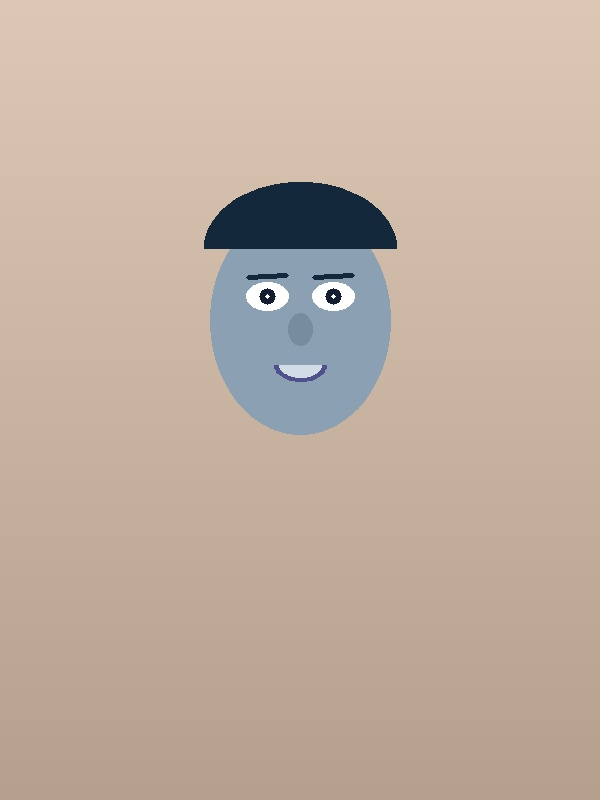
#> input picture your_photos/wedding_001_sharp.jpg, 600 x 800 px
$ python -i horizon.py   (imports and definitions only)
#> lines starting #> are read from the running program, lines starting #| are printed output that depends on the picture; after the words box and inside, x2 and y2 are one past the last pixel; in counts of white or black regions, pixels touching at a corner belong together
import cv2
import numpy as np


def detect_horizon_angle(image_path: str) -> dict:
#> called with image_path = '../../your_photos/wedding_001_sharp.jpg'
    img = cv2.imread(image_path, cv2.IMREAD_GRAYSCALE)
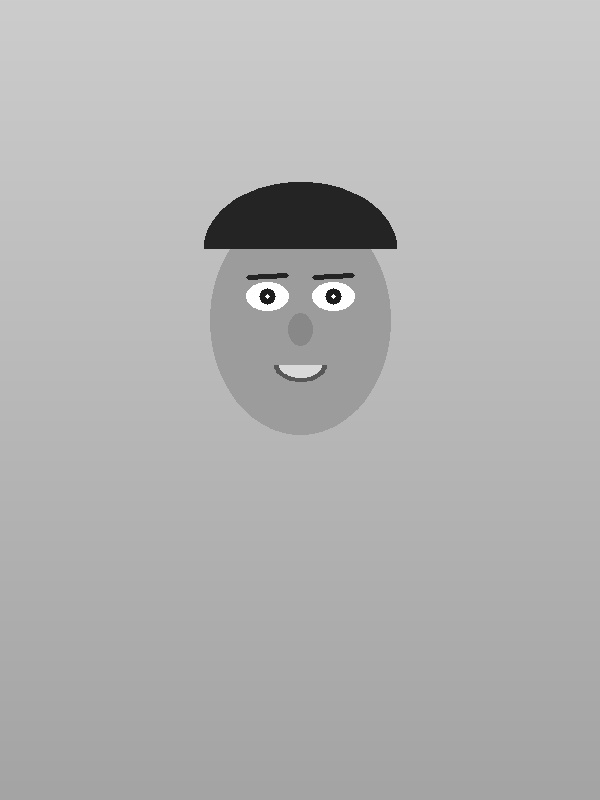
#> img: shape (800, 600); min 23, max 255, mean 178.5
    if img is None:
        return {"angle": 0.0, "needs_correction": False}
    edges = cv2.Canny(img, 50, 150)
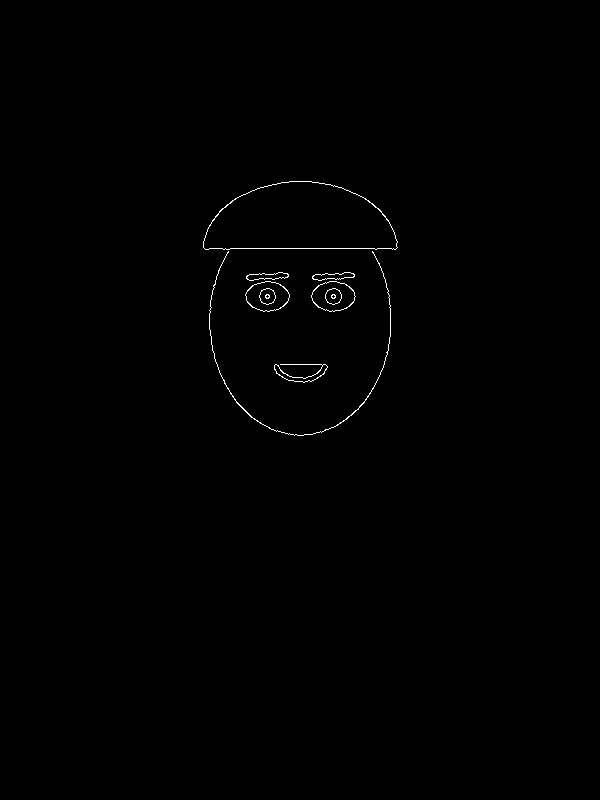
#> edges: shape (800, 600); 0.35% white in thin lines or dots, all inside (x1, y1, x2, y2) = (203, 181, 398, 436)
    lines = cv2.HoughLinesP(edges, 1, np.pi / 180, threshold=80,
                             minLineLength=img.shape[1] // 4, maxLineGap=20)
#> lines = [[204, 248, 396, 248]]
    if lines is None:
        return {"angle": 0.0, "needs_correction": False}
    angles = []
    for line in lines:
        x1, y1, x2, y2 = line[0]
        if x2 != x1:
            angles.append(np.degrees(np.arctan2(y2 - y1, x2 - x1)))
#> this loop made 1 pass
#> after the loop, angles = [0]
    if not angles:
        return {"angle": 0.0, "needs_correction": False}
    median_angle = float(np.median(angles))
#> median_angle = 0
    if median_angle > 45:
        median_angle -= 90
    elif median_angle < -45:
        median_angle += 90
    return {
        "angle": round(median_angle, 2),
        "needs_correction": abs(median_angle) > 0.5,
    }


def straighten_image(image_path: str, output_path: str) -> str:
    info = detect_horizon_angle(image_path)
#> info = {'angle': 0, 'needs_correction': False}
    if not info["needs_correction"]:
        return image_path
    img = cv2.imread(image_path)
    h, w = img.shape[:2]
    M = cv2.getRotationMatrix2D((w / 2, h / 2), -info["angle"], 1.0)
    rotated = cv2.warpAffine(img, M, (w, h), flags=cv2.INTER_LINEAR,
                              borderMode=cv2.BORDER_REFLECT)
    cv2.imwrite(output_path, rotated)
    return output_path

>>> result = straighten_image('../../your_photos/wedding_001_sharp.jpg', 'out.png')
